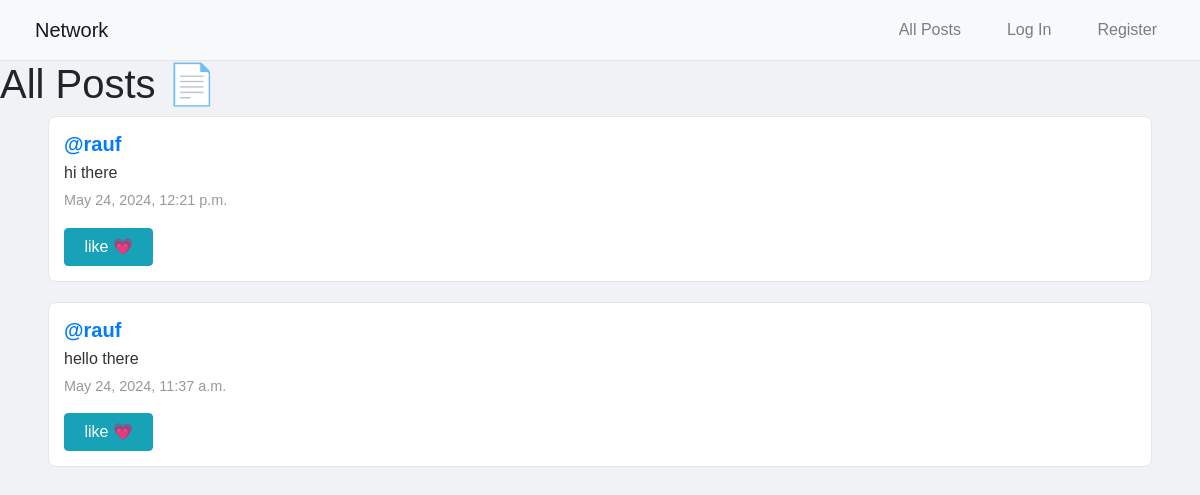
The app's page /, older data.
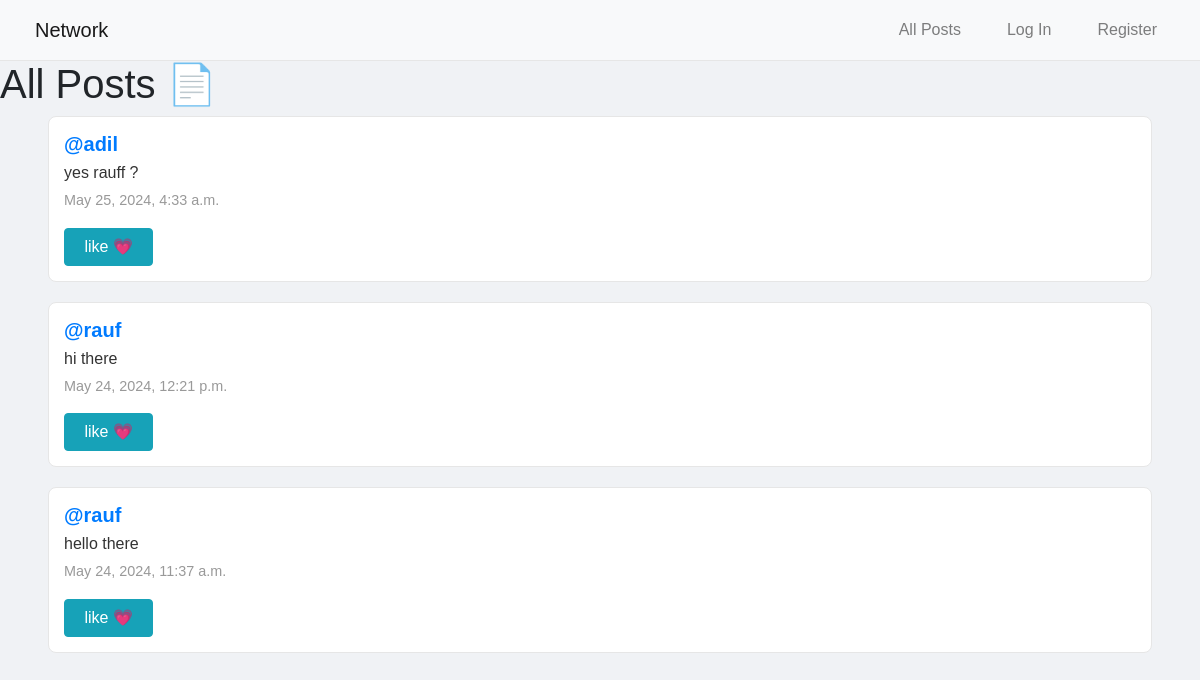
The same page, newer data.
### network/models.py (models this page shows, shortened)
class Post(models.Model):
    content = models.CharField(max_length=140)
    user = models.ForeignKey(User, on_delete=models.CASCADE, related_name="author")
    date = models.DateTimeField(auto_now_add=True)

class User(AbstractUser):
    pass

### network/views.py (the view)
# urls.py: path("", views.index, name="index"),
def index(request):
    allPosts = Post.objects.all().order_by("id").reverse()
    paginator = Paginator(allPosts,5)
    page_number = request.GET.get('page')
    posts_of_the_page = paginator.get_page(page_number)
    allLikes = Like.objects.all()
    whoYouLiked = []
    try:
        for like in allLikes:
            if like.user.id == request.user.id:
                whoYouLiked.append(like.post.id)
    except:
        whoYouLiked = []
    return render(request, "network/index.html",{
        "allPosts":allPosts,
        "posts_of_the_page":posts_of_the_page,
        "whoYouLiked":whoYouLiked
    })

### network/templates/network/index.html (shortened to what this page needs)
{% extends "network/layout.html" %}
{% block body %}
<div class="body-content">
    <h1>All Posts 📄</h1>
</div>
<div>
    {% for post in posts_of_the_page %}
        <div class="row post mx-5" id="post-{{ post.id }}">
            <h5 class="username"><a href="{% url 'profile' user_id=post.user.id %}">@{{ post.user }}</a></h5>
            <p class="content" id="post-content-{{ post.id }}">{{ post.content }}</p>
            <p class="date">{{ post.date }}</p>
            <button class="btn btn-info col-1" id="like-button-{{ post.id }}" onclick="likeHandler({{ post.id }})">
                {% if post.id in whoYouLiked %}
                    unlike 👎
                {% else %}
                    like 💗
                {% endif %}
            </button>
        </div>
    {% endfor %}
</div>
{% endblock %}

### network/templates/network/layout.html (shortened to what this page needs)
{% load static %}
<!DOCTYPE html>
<html lang="en">
    <head>
        <link rel="stylesheet" href="https://stackpath.bootstrapcdn.com/bootstrap/4.4.1/css/bootstrap.min.css">
        <link href="{% static 'network/styles.css' %}" rel="stylesheet">
    </head>
    <body>
        <nav class="navbar navbar-expand-lg navbar-light bg-light">
            <a class="navbar-brand" href="{% url 'index' %} " }}">Network</a>
            <div>
              <ul class="navbar-nav mr-auto">
                <li class="nav-item">
                  <a class="nav-link" href="{% url 'index' %}">All Posts</a>
                </li>
                {% if user.is_authenticated %}
                    <li class="nav-item">
                        <a class="nav-link" href="{% url 'following' %}">Following</a>
                    </li>
                    <li class="nav-item">
                        <a class="nav-link" href="{% url 'logout' %}">Log Out</a>
                    </li>
                {% else %}
                    <li class="nav-item">
                        <a class="nav-link" href="{% url 'login' %}">Log In</a>
                    </li>
                    <li class="nav-item">
                        <a class="nav-link" href="{% url 'register' %}">Register</a>
                    </li>
                {% endif %}
              </ul>
            </div>
          </nav>
        <div class="body">
            {% block body %}
            {% endblock %}
        </div>
    </body>
</html>

### network/static/network/styles.css (style rules this page uses)
body { font-family: 'Arial', sans-serif; background-color: #f0f2f5; margin: 0; padding: 0; margin-top: 60px; }
.navbar { background-color: #ffffff; border-bottom: 1px solid #e6e6e6; padding: 10px 20px; display: flex; justify-content: space-between; align-items: center; position: fixed; width: 100%; top: 0; z-index: 1000; }
.navbar a { color: #333; text-decoration: none; margin: 0 15px; }
.post { background-color: #ffffff; border: 1px solid #e6e6e6; border-radius: 8px; margin-bottom: 20px; padding: 15px; overflow: hidden; display: flex; flex-direction: column; }
.post .username { font-weight: bold; color: #333; margin-bottom: 5px; }
.post .content { color: #333; margin-bottom: 5px; }
.post .date { color: #999; font-size: 0.9em; margin-top: auto; }

Row changes from the older to the newer data that the page shows:
added Post: user "adil", content "yes rauff ?", date "May 25, 2024, 4:33 a.m.", shows "like 💗"
